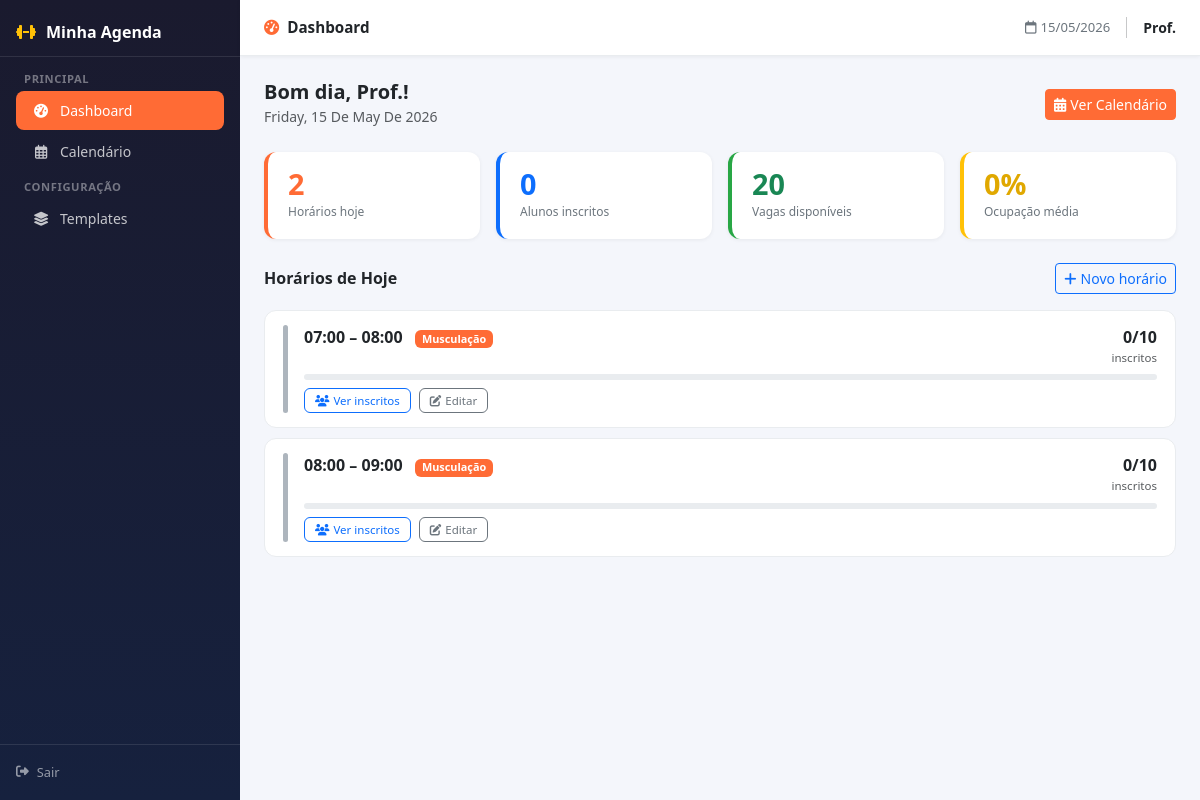
Screenshot of /provider/dashboard (signed in) with the database file from the repository.
### app/models/user.py (models this page shows, shortened)
class User(UserMixin, db.Model):
    __tablename__ = 'users'
    id = db.Column(db.Integer, primary_key=True)
    name = db.Column(db.String(100), nullable=False)
    email = db.Column(db.String(120), unique=True, nullable=False)
    phone = db.Column(db.String(20), nullable=False)
    password_hash = db.Column(db.String(256), nullable=False)
    cpf = db.Column(db.String(14), nullable=True)
    gender = db.Column(db.Enum(Gender), nullable=True)
    role = db.Column(db.String(20), default='student')
    bio = db.Column(db.Text, nullable=True)
    specialties = db.Column(db.JSON, nullable=True)
    schedule_policy_json = db.Column(db.JSON, nullable=True)
    xp = db.Column(db.Integer, default=0)
    level = db.Column(db.Integer, default=1)
    xp_available = db.Column(db.Integer, default=0)
    credits_balance = db.Column(db.Integer, default=0)
    lead_source = db.Column(db.String(50), nullable=True)
    is_active = db.Column(db.Boolean, default=True)
    created_at = db.Column(db.DateTime, default=datetime.utcnow)
    updated_at = db.Column(db.DateTime, default=datetime.utcnow, onupdate=datetime.utcnow)
    last_login = db.Column(db.DateTime)
    @property
    def is_instructor(self):
        return self.role in ['instructor', 'provider']

### app/models/schedule_slot.py (models this page shows, shortened)
class ScheduleSlot(db.Model):
    __tablename__ = 'schedule_slots'
    id = db.Column(db.Integer, primary_key=True)
    provider_id = db.Column(db.Integer, db.ForeignKey('users.id'), nullable=False)
    template_id = db.Column(db.Integer, db.ForeignKey('schedule_templates.id'), nullable=True)
    modality_id = db.Column(db.Integer, db.ForeignKey('modalities.id'), nullable=True)
    date = db.Column(db.Date, nullable=False)
    start_time = db.Column(db.Time, nullable=False)
    end_time = db.Column(db.Time, nullable=False)
    max_capacity = db.Column(db.Integer, nullable=False)
    status = db.Column(db.Enum('active', 'cancelled', 'full', name='slot_status'), default='active')
    cancel_reason = db.Column(db.String(255), nullable=True)
    created_at = db.Column(db.DateTime, default=datetime.utcnow)
    provider = db.relationship('User', backref='slots')
    template = db.relationship('ScheduleTemplate', backref='slots')
    modality = db.relationship('Modality', backref='slots')
    @property
    def booked_count(self):
        from app.models.booking import Booking, BookingStatus
        return Booking.query.filter_by(slot_id=self.id, status=BookingStatus.CONFIRMED).count()
    @property
    def occupancy_pct(self):
        if not self.max_capacity:
            return 0
        return (self.booked_count * 100) / self.max_capacity

### app/models/modality.py (models this page shows, shortened)
class Modality(db.Model):
    __tablename__ = 'modalities'
    id = db.Column(db.Integer, primary_key=True)
    name = db.Column(db.String(100), nullable=False)
    description = db.Column(db.Text)
    color = db.Column(db.String(7), default='#FF6B35')
    icon = db.Column(db.String(50))
    is_active = db.Column(db.Boolean, default=True)
    credits_cost = db.Column(db.Integer, default=1, nullable=False)
    slot_duration_min = db.Column(db.Integer, default=60, nullable=False)
    is_featured = db.Column(db.Boolean, default=False)
    requires_gender_segregation = db.Column(db.Boolean, default=False)
    created_at = db.Column(db.DateTime, default=datetime.utcnow)
    updated_at = db.Column(db.DateTime, default=datetime.utcnow, onupdate=datetime.utcnow)

### app/routes/provider.py (the view)
@provider_bp.route("/dashboard")
@_require_provider
def dashboard():
    today = date.today()
    slots = (
        ScheduleSlot.query
        .filter_by(provider_id=current_user.id, date=today)
        .order_by(ScheduleSlot.start_time)
        .all()
    )
    total_booked = sum(s.booked_count for s in slots)
    total_capacity = sum(s.max_capacity for s in slots)
    return render_template(
        "provider/dashboard.html",
        today=today,
        slots=slots,
        total_booked=total_booked,
        total_capacity=total_capacity,
        slot_color_key=_slot_color_key,
    )

### app/routes/provider.py (called while the page is built)
def _require_provider(fn):
    @wraps(fn)
    @login_required
    def wrapper(*args, **kwargs):
        if not current_user.is_instructor:
            abort(403)
        return fn(*args, **kwargs)
    return wrapper

### app/templates/provider/dashboard.html (shortened to what this page needs)
{% extends "provider/base.html" %}
{% block page_title %}<i class="fas fa-tachometer-alt me-2 text-primary"></i>Dashboard{% endblock %}
{% block content %}
<div class="d-flex align-items-center justify-content-between mb-4">
  <div>
    <h5 class="mb-0 fw-bold">Bom dia, {{ current_user.name.split()[0] }}!</h5>
    <small class="text-muted">
      {{ today.strftime('%A, %d de %B de %Y') | title }}
    </small>
  </div>
  <a href="{{ url_for('provider.calendar') }}" class="btn btn-primary btn-sm">
    <i class="fas fa-calendar-alt me-1"></i>Ver Calendário
  </a>
</div>
<div class="row g-3 mb-4">
  <div class="col-6 col-md-3">
    <div class="stat-card orange">
      <div class="stat-value text-primary">{{ slots | length }}</div>
      <div class="stat-label">Horários hoje</div>
    </div>
  </div>
  <div class="col-6 col-md-3">
    <div class="stat-card blue">
      <div class="stat-value" style="color:#0d6efd;">{{ total_booked }}</div>
      <div class="stat-label">Alunos inscritos</div>
    </div>
  </div>
  <div class="col-6 col-md-3">
    <div class="stat-card green">
      <div class="stat-value text-success">{{ total_capacity - total_booked }}</div>
      <div class="stat-label">Vagas disponíveis</div>
    </div>
  </div>
  <div class="col-6 col-md-3">
    <div class="stat-card yellow">
      <div class="stat-value" style="color:#e0a800;">
        {% if total_capacity %}
          {{ ((total_booked / total_capacity) * 100) | round(0) | int }}%
        {% else %}
          —
        {% endif %}
      </div>
      <div class="stat-label">Ocupação média</div>
    </div>
  </div>
</div>
<div class="d-flex align-items-center justify-content-between mb-3">
  <h6 class="mb-0 fw-bold">Horários de Hoje</h6>
  <a href="{{ url_for('provider.calendar') }}" class="btn btn-outline-primary btn-sm">
    <i class="fas fa-plus me-1"></i>Novo horário
  </a>
</div>
{% if slots %}
  {% for slot in slots %}
    {% set pct = slot.occupancy_pct %}
    {% if slot.status == 'cancelled' %}
      {% set color = '#6c757d' %}
      {% set fill_class = 'bg-secondary' %}
    {% elif pct == 0 %}
      {% set color = '#adb5bd' %}
      {% set fill_class = 'bg-secondary' %}
    {% elif pct < 50 %}
      {% set color = '#28a745' %}
      {% set fill_class = 'bg-success' %}
    {% elif pct <= 80 %}
      {% set color = '#e0a800' %}
      {% set fill_class = 'bg-warning' %}
    {% else %}
      {% set color = '#dc3545' %}
      {% set fill_class = 'bg-danger' %}
    {% endif %}
    <div class="slot-row d-flex gap-3 align-items-start
                {{ 'opacity-50' if slot.status == 'cancelled' }}">
      <div class="slot-color-bar" style="background: {{ color }};"></div>
      <div class="flex-grow-1">
        <div class="d-flex justify-content-between align-items-start">
          <div>
            <span class="fw-bold">
              {{ slot.start_time.strftime('%H:%M') }} – {{ slot.end_time.strftime('%H:%M') }}
            </span>
            {% if slot.modality %}
              <span class="badge ms-2"
                    style="background:{{ slot.modality.color }}; font-size:.68rem;">
                {{ slot.modality.name }}
              </span>
            {% endif %}
          </div>
          <div class="text-end">
            <span class="fw-semibold">{{ slot.booked_count }}/{{ slot.max_capacity }}</span>
            <div class="text-muted" style="font-size:.72rem;">inscritos</div>
          </div>
        </div>
        <div class="occ-bar mt-2">
        </div>
        {% if slot.status != 'cancelled' %}
          <div class="d-flex gap-2 mt-2 flex-wrap">
            <button class="btn btn-xs btn-outline-primary"
                    style="font-size:.72rem; padding:3px 10px;"
                    onclick="toggleAttendees({{ slot.id }}, this)">
              <i class="fas fa-users me-1"></i>Ver inscritos
            </button>
            <a href="{{ url_for('provider.calendar') }}" class="btn btn-xs btn-outline-secondary"
               style="font-size:.72rem; padding:3px 10px;">
              <i class="fas fa-edit me-1"></i>Editar
            </a>
          </div>
        {% endif %}
      </div>
    </div>
  {% endfor %}
{% endif %}
{% endblock %}

### app/templates/provider/base.html (shortened to what this page needs)
{% extends "base.html" %}
{% block body %}
<div class="provider-wrapper">
  <nav class="provider-sidebar d-none d-lg-flex flex-column">
    <a href="{{ url_for('provider.dashboard') }}" class="sidebar-brand">
      <i class="fas fa-dumbbell text-warning"></i>
      <span>Minha Agenda</span>
    </a>
    {% include "provider/_sidebar_nav.html" %}
  </nav>
  <div class="provider-main">
    <div class="provider-topbar">
      <span class="page-title">{% block page_title %}{% endblock %}</span>
      <div class="d-flex align-items-center gap-3">
        <span class="topbar-date">
          <i class="far fa-calendar me-1"></i>{{ now().strftime('%d/%m/%Y') }}
        </span>
        <span class="small fw-semibold text-truncate" style="max-width:150px;">
          {{ current_user.name.split()[0] }}
        </span>
      </div>
    </div>
    <div class="provider-body">
      {% block content %}{% endblock %}
    </div>
  </div>
</div>
{% endblock %}

### app/templates/provider/base.html (style rules this page uses)
.provider-wrapper { display: flex; min-height: 100vh; }
.provider-sidebar { width: 240px; flex-shrink: 0; background: linear-gradient(180deg, #1a1a2e 0%, #16213e 100%); display: flex; flex-direction: column; padding: 0; position: sticky; top: 0; height: 100vh; overflow-y: auto; }
.provider-sidebar .sidebar-brand { display: flex; align-items: center; gap: 10px; padding: 20px 16px 12px; color: #fff; text-decoration: none; border-bottom: 1px solid rgba(255,255,255,.1); }
.provider-sidebar .sidebar-brand span { font-weight: 700; font-size: 1rem; }
.provider-main { flex: 1; min-width: 0; background: #f4f6fb; display: flex; flex-direction: column; }
.provider-topbar { background: #fff; border-bottom: 1px solid #e9ecef; padding: 0 24px; height: 56px; display: flex; align-items: center; justify-content: space-between; position: sticky; top: 0; z-index: 100; box-shadow: 0 1px 4px rgba(0,0,0,.06); }
.provider-topbar .page-title { font-weight: 600; font-size: .95rem; color: #212529; }
.provider-topbar .topbar-date { font-size: .82rem; color: #6c757d; }
.provider-body { padding: 24px; flex: 1; }
.stat-card { background: #fff; border-radius: 12px; padding: 18px 20px; box-shadow: 0 1px 4px rgba(0,0,0,.06); border-left: 4px solid transparent; }
.stat-card.green { border-left-color: #28a745; }
.stat-card.orange { border-left-color: var(--primary-color); }
.stat-card.yellow { border-left-color: #ffc107; }
.stat-card.blue { border-left-color: #0d6efd; }
.stat-card .stat-value { font-size: 1.8rem; font-weight: 700; line-height: 1; }
.stat-card .stat-label { font-size: .75rem; color: #6c757d; margin-top: 4px; }

### app/templates/provider/dashboard.html (style rules this page uses)
.slot-row { background: #fff; border-radius: 12px; border: 1px solid #e9ecef; padding: 14px 18px; margin-bottom: 10px; transition: box-shadow .15s; }
.slot-color-bar { width: 5px; border-radius: 3px; flex-shrink: 0; align-self: stretch; min-height: 36px; }
.occ-bar { height: 6px; border-radius: 3px; background: #e9ecef; overflow: hidden; }

### app/templates/base.html (style rules this page uses)
:root { --primary-color: #FF6B35; --secondary-color: #004E89; }
body { min-height: 100vh; background: #f8f9fa; }
.btn-primary { background-color: var(--primary-color); border-color: var(--primary-color); }
.text-primary { color: var(--primary-color) !important; }

### rows the page displays
User: name "Prof."
ScheduleSlot: start_time "07:00", end_time "08:00", modality.name "Musculação", booked_count "0", max_capacity "10"
ScheduleSlot: start_time "08:00", end_time "09:00", modality.name "Musculação", booked_count "0", max_capacity "10"

### other values shown
{{ slots | length }} "2"
{{ total_booked }} "0"
{{ total_capacity - total_booked }} "20"
{{ ((total_booked / total_capacity) * 100) | round(0) | int }} "0"
